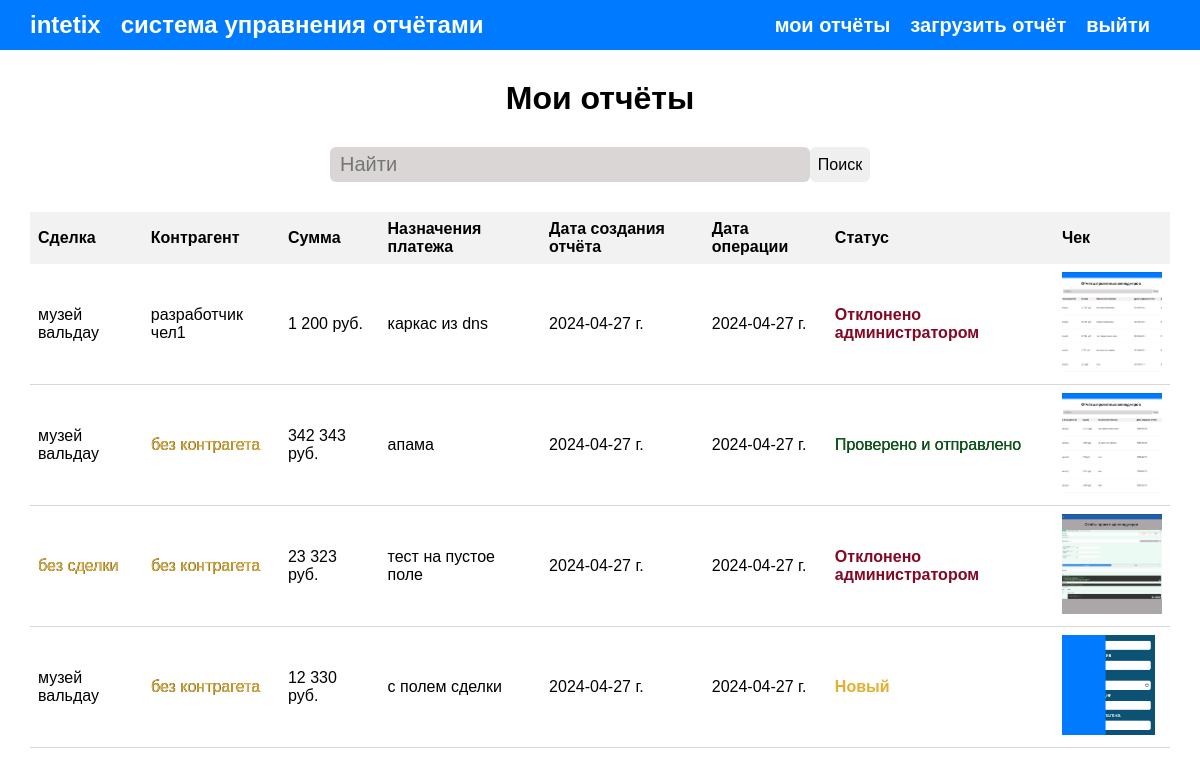
The app's page /my_report/ (signed in) with its own data.
### mainapp/models.py (models this page shows)
class Operations(models.Model):
    NEW_REPORT = 0
    VERIFY_REPORT = 1
    REJECTED = 2
    STATUSES = (
        (NEW_REPORT, 'Новый'),
        (VERIFY_REPORT, 'Проверено и отправлено'),
        (REJECTED, 'Отклонено администратором')
    )
    user = models.ForeignKey(settings.AUTH_USER_MODEL,
                             on_delete=models.CASCADE,
                             null=False, blank=False,
                             verbose_name='Проектный менеджер')
    deal_name = models.CharField(max_length=200, blank=True, null=True, verbose_name='ID Сделки')
    selectedDealName = models.CharField(max_length=200, blank=True, null=True, verbose_name='Cделка')
    selectedDealCounterparty = models.CharField(max_length=200, blank=True, null=True, verbose_name='Контрагент')
    counterparty = models.CharField(max_length=200, blank=True, null=True, verbose_name='ID Контрагента')
    undisclosed = models.CharField(max_length=200, blank=True, null=True, verbose_name='Неразнесенное списание')
    value = models.CharField(max_length=200, blank=False, null=False, verbose_name='Сумма руб.')
    description = models.TextField(blank=False, null=False, verbose_name='Назначения платежа')
    image_cheque = models.ImageField(blank=False, null=False, verbose_name='Чек (фото)')
    during_period = models.DateTimeField(blank=False, null=False, verbose_name='За период')
    created = models.DateField(auto_now_add=True, verbose_name='Дата создания')
    status = models.SmallIntegerField(default=NEW_REPORT, choices=STATUSES)
    class Meta:
        verbose_name = 'отчёт'
        verbose_name_plural = 'Отчёты'

### mainapp/views.py (the view)
# urls.py: path('my_report/', views.reports_user, name='user_report'),
@user_passes_test(lambda u: not u.is_superuser, login_url='all_reports')
@login_required(login_url='login')
def reports_user(request):
    user_reports = Operations.objects.filter(user=request.user).order_by('-status')
    search_query, user_operations = admin_search_reports(request)
    context = {
        'title': 'Мои отчёты',
        'user_operations': user_operations,
        'search_query': search_query
    }
    return render(request, 'mainapp/reports_users.html', context)

### mainapp/utils.py (called while the page is built)
def admin_search_reports(request):
    search_query = ''
    if request.GET.get('search_query'):
        search_query = request.GET.get('search_query')
        data_operations = Operations.objects.distinct().filter(
            Q(deal_name__icontains=search_query.lower()) |
            Q(value__icontains=search_query) |
            Q(description__icontains=search_query.lower()) |
            Q(user__first_name__icontains=search_query) |
            Q(during_period__icontains=search_query)
        )
    else:
        data_operations = Operations.objects.all()
    return search_query, data_operations

### mainapp/templates/mainapp/reports_users.html (shortened to what this page needs)
{% extends 'mainapp/base.html' %}
{% load static %}
{% load humanize %}
{% block content %}
    <h1 class="title-h1_reports">Мои отчёты</h1>
    <div>
        <div class="wrapper--search-reports">
            <form action="#" method="get" id="search" class="form-search-reports">
                <input type="text" class="input-search_reports" placeholder="Найти" name="search_query" value="{{ search_query }}"/>
                <input type="submit" value="Поиск" class="btn_submit_report_search"/>
            </form>
        </div>
    </div>
    <section class="wrapper--main_content-table">
        <table class="table-search_th">
            <tr>
                <th>Сделка</th>
                <th>Контрагент</th>
                <th>Сумма</th>
                <th>Назначения платежа</th>
                <th>Дата создания отчёта</th>
                <th>Дата операции</th>
                <th>Статус</th>
                <th>Чек</th>
            </tr>
            {% for user_operation in user_operations %}
                <tr class="tr-wrapper-reports">
                    {% if user_operation.deal_name %}
                        <td>{{ user_operation.deal_name }}</td>
                    {% else %}
                        <td class="color_warning_deal">без сделки</td>
                    {% endif %}
                    {% if user_operation.selectedDealCounterparty %}
                        <td>{{ user_operation.selectedDealCounterparty }}</td>
                    {% else %}
                        <td class="color_warning_deal">без контрагета</td>
                    {% endif %}
                    <td>{{ user_operation.value|intcomma }} руб.</td>
                    <td>{{ user_operation.description }}</td>
                    <td>{{ user_operation.created|date:"Y-m-d" }} г.</td>
                    <td>{{ user_operation.during_period|date:"Y-m-d" }} г.</td>
                    <td class="{% if user_operation.status == 1 %} color_positive_deal
                               {% elif user_operation.status == 0 %} color_warning_new
                               {% else %} color_rejected_new {% endif %}">
                        {{ user_operation.get_status_display }}
                    </td>
                    <td>
                        <img class="image_reports"
                        src="{{ user_operation.image_cheque.url }}"
                        alt="Изображения чека"
                        data-image="{{ user_operation.image_cheque.url }}">
                    </td>
                </tr>
            {% endfor %}
        </table>
    </section>
{% endblock %}

### mainapp/static/css/main.css (style rules this page uses)
* { margin: 0; padding: 0; box-sizing: border-box; list-style: none; font-family: Verdana, Geneva, Tahoma, sans-serif; border: none; text-decoration: none; }
:root { --main_color: #007aff; --main_color_hover: #418fe3; --auth_form: #0c5274; --white: #fff; --gray: #dad6d6; --warning: #840824; --success: #085e17; --yellow: #e5af2f; }
.title-h1_reports { text-align: center; margin-top: 30px; }
.form-search-reports { width: 100%; display: flex; justify-content: center; align-items: center; }
.input-search_reports, .btn_submit_report_search { height: 35px; border-radius: 6px; margin-top: 30px; }
.input-search_reports { background: var(--gray); width: 40%; padding: 0 10px; font-size: 20px; }
.btn_submit_report_search { width: 60px; cursor: pointer; font-size: 16px; }
.wrapper--main_content-table { margin-top: 30px; padding: 0 30px; }
.tr-wrapper-reports { height: 50px; border-bottom: 1px solid var(--gray); }
.image_reports { width: 100px; height: 100px; object-fit: cover; cursor: pointer; }
.table-search_th { border-collapse: collapse; width: 100%; }
.table-search_th th, .table-search_th td { text-align: left; padding: 8px; }
.table-search_th th { background-color: #f2f2f2; }
.color_warning_deal, .color_positive_deal { text-shadow: 0.1px 0px 0px black; }
.color_warning_new { color: var(--yellow); font-weight: bold; }
.color_rejected_new { color: var(--warning); font-weight: bold; }
.color_warning_deal { color: var(--yellow); }
.color_positive_deal { color: var(--success); }

### records on screen
Operations: deal_name "музей вальдау", selectedDealCounterparty "разработчик чел1", value "1 200", description "каркас из dns", created "2024-04-27", during_period "2024-04-27", status "Отклонено администратором", image_cheque (picture)
Operations: deal_name "музей вальдау", shows "без контрагета", value "342 343", description "апама", created "2024-04-27", during_period "2024-04-27", status "Проверено и отправлено", image_cheque (picture)
Operations: shows "без сделки", shows "без контрагета", value "23 323", description "тест на пустое поле", created "2024-04-27", during_period "2024-04-27", status "Отклонено администратором", image_cheque (picture)
Operations: deal_name "музей вальдау", shows "без контрагета", value "12 330", description "с полем сделки", created "2024-04-27", during_period "2024-04-27", status "Новый", image_cheque (picture)
